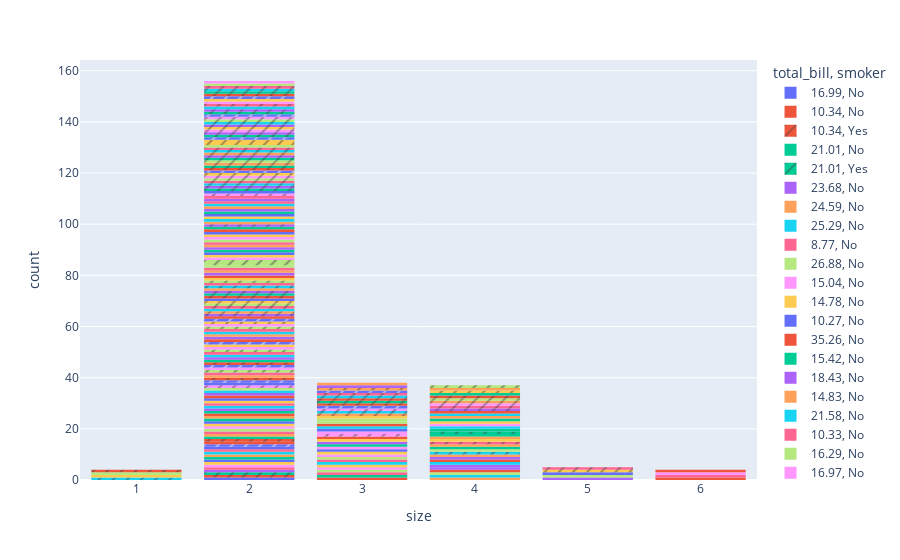

Notebook cell for this chart:
### Markdown cell above
Histogram:

Histogram shows the frequency of the dataset. Its usually the continuous without any gap. Histogram is similar to bar chat but the only difference is bar chart shows categorical data but histogram show continious data.
 
Uses: 
	When the data is continuous
	To get the view of distribution of data.
	To represents the data distribution i.e Gaussian, Exponential, Skewed

### Code cell
import plotly.express as px
df = px.data.tips()
print(df)
fig = px.histogram(df, x="size",color="total_bill",pattern_shape="smoker")
fig.update_layout(bargap=0.2)
fig.show()
